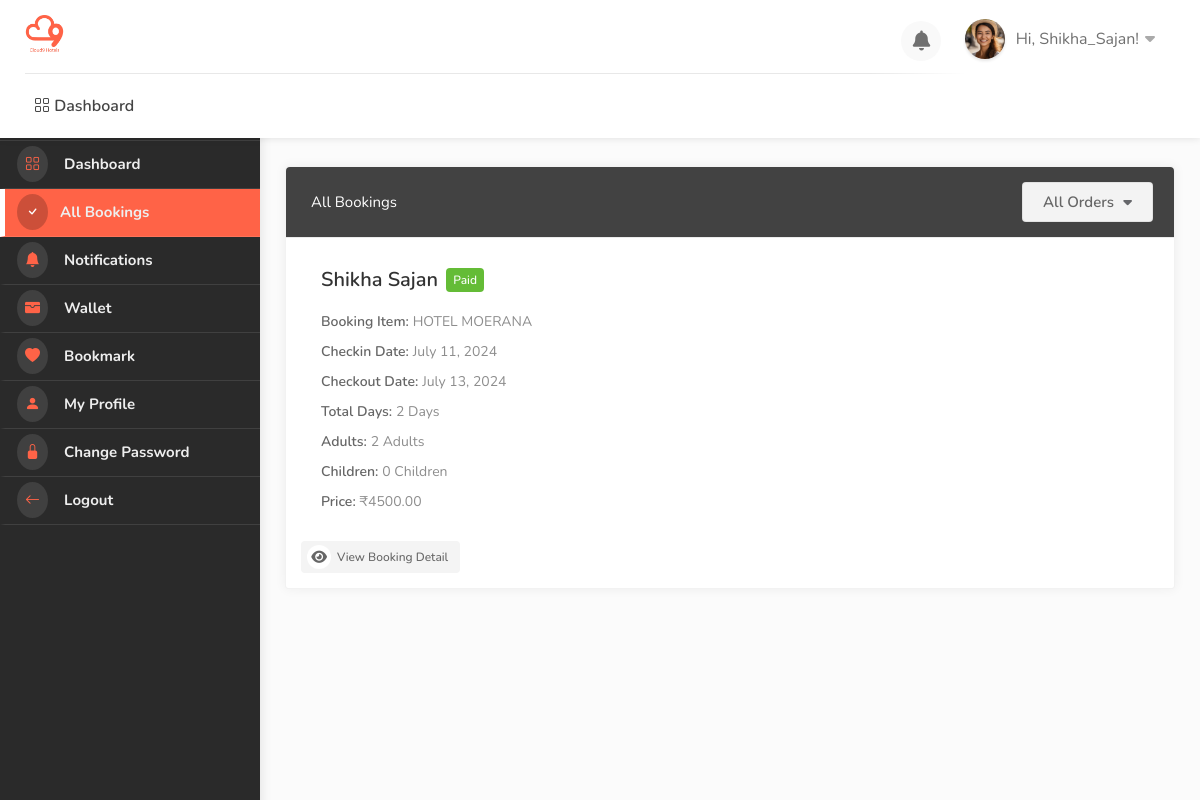
The app's page /dashboard/bookings/ (signed in) with its own data.
### userauths/models.py (models this page shows, shortened)
class User(AbstractUser):
    full_name = models.CharField(max_length=500, null=True, blank=True)
    username = models.CharField(max_length=500, unique=True, null=True, blank=True)
    email = models.EmailField(unique=True)
    phone = models.CharField(max_length=100, null=True, blank=True)
    gender = models.CharField(max_length=20, choices=GENDER, default="Male")
    otp = models.CharField(max_length=100, null=True, blank=True)
    USERNAME_FIELD = 'email'
    REQUIRED_FIELDS = ['username']

class Profile(models.Model):
    pid = ShortUUIDField(length=7, max_length=25, alphabet="abcdefghijklmnopqrstuvwxyz123")
    image = models.FileField(upload_to=user_directory_path, default="default.jpg", null=True, blank=True)
    user = models.OneToOneField(User, on_delete=models.CASCADE)
    full_name = models.CharField(max_length=500, null=True, blank=True)
    phone = models.CharField(max_length=100, null=True, blank=True)
    gender = models.CharField(max_length=20, choices=GENDER, default="Male")
    address = models.CharField(max_length=100, null=True, blank=True)
    city = models.CharField(max_length=100, null=True, blank=True)
    state = models.CharField(max_length=100, null=True, blank=True)
    country = models.CharField(max_length=1000, null=True, blank=True)
    identity_type = models.CharField(max_length=200, choices=IDENTITY_TYPE, null=True, blank=True)
    identity_image = models.FileField(upload_to=user_directory_path, default="id.jpg", null=True, blank=True)
    facebook = models.URLField(default="https://facebook.com/", null=True, blank=True)
    twitter = models.URLField(default="https://twitter.com/", null=True, blank=True)
    wallet = models.DecimalField(max_digits=12, decimal_places=2, default=0.00)
    verified = models.BooleanField(default=False)
    date = models.DateTimeField(auto_now_add=True)
    class Meta:
        ordering = ['-date']

### hotel/models.py (models this page shows, shortened)
class Booking(models.Model):
    user = models.ForeignKey(User, on_delete=models.SET_NULL, null=True, blank=True)
    payment_status = models.CharField(max_length=100, choices=PAYMENT_STATUS)
    coupons = models.ManyToManyField("hotel.Coupon", blank=True)
    full_name = models.CharField(max_length=1000)
    email = models.EmailField(max_length=1000)
    phone = models.CharField(max_length=1000)
    hotel = models.ForeignKey(Hotel, on_delete=models.SET_NULL, null=True, blank=True)
    room_type = models.ForeignKey(RoomType, on_delete=models.SET_NULL, null=True, blank=True)
    room = models.ManyToManyField(Room)
    before_discount = models.DecimalField(max_digits=12, decimal_places=2, default=0.00)
    total = models.DecimalField(max_digits=12, decimal_places=2, default=0.00)
    saved = models.DecimalField(max_digits=12, decimal_places=2, default=0.00)
    check_in_date = models.DateField()
    check_out_date = models.DateField()
    total_days = models.PositiveIntegerField(default=0)
    num_adults = models.PositiveIntegerField(default=1)
    num_children = models.PositiveIntegerField(default=0)
    checked_in = models.BooleanField(default=False)
    checked_out = models.BooleanField(default=False)
    is_active = models.BooleanField(default=False)
    checked_in_tracker = models.BooleanField(default=False)
    checked_out_tracker = models.BooleanField(default=False)
    date = models.DateTimeField(auto_now_add=True)
    stripe_payment_intent = models.CharField(max_length=1000, null=True, blank=True)
    success_id = ShortUUIDField(length=10, max_length=20, alphabet="abcdefghijklmnopqrstuvwxyz", null=True, blank=True)
    booking_id = ShortUUIDField(unique=True, length=10, max_length=20, alphabet="abcdefghijklmnopqrstuvwxyz")

class Hotel(models.Model):
    user = models.ForeignKey(User, on_delete=models.SET_NULL, null=True)
    name = models.CharField(max_length=100)
    description = CKEditor5Field(null=True, blank=True, config_name='extends')
    image = models.FileField(upload_to="hotel_gallery")
    address = models.CharField(max_length=200)
    mobile = models.CharField(max_length=200)
    email = models.EmailField(max_length=100)
    status = models.CharField(max_length=20, choices=HOTEL_STATUS, default="Live")
    tags = TaggableManager(blank=True)
    views = models.IntegerField(default=0)
    featured = models.BooleanField(default=False)
    hid = ShortUUIDField(unique=True, length=10, max_length=20, alphabet="abcdefghijklmnopqrstuvwxyz")
    slug = models.SlugField(unique=True)
    date = models.DateTimeField(auto_now_add=True)
    def hotel_gallery(self):
        return HotelGallery.objects.filter(hotel=self)

### user_dashboard/views.py (the view)
# urls.py: path("bookings/", views.bookings, name="bookings"),
@login_required
def bookings(request):
    bookings = Booking.objects.filter(user=request.user, payment_status="paid")
    context = {
        "bookings": bookings,
    }
    return render(request, "user_dashboard/bookings.html", context)

### templates/user_dashboard/bookings.html (shortened to what this page needs)
{% extends 'partials/dashboard_base.html' %}
{% load static %}
{% block content %}
    <div id="dashboard">
        {% include 'partials/dashboard_sidebar.html' %}
        <div class="utf_dashboard_content">
            <div class="row">
                <div class="col-lg-12 col-md-12">
                  <div class="utf_dashboard_list_box margin-top-0">
                    <div class="sort-by my_sort_by">
                        <div class="utf_sort_by_select_item">
                          <select data-placeholder="All Listing" class="utf_chosen_select_single">
                            <option>All Orders</option>
                          </select>
                        </div>
                    </div>
                    <h4>All Bookings</h4>
                    <ul>
                        {% for b in bookings %}
                            <li class="utf_approved_booking_listing">
                                <div class="utf_list_box_listing_item bookings">
                                <div class="utf_list_box_listing_item_content">
                                    <div class="inner">
                                    <h3>{{b.full_name|title}} <span class="utf_booking_listing_status">{{b.payment_status|title}}</span></h3>
                                    <div class="utf_inner_booking_listing_list">
                                        <h5>Booking Item: </h5>
                                        <ul class="utf_booking_listing_list">
                                        <li>{{b.hotel.name}}</li>
                                        </ul>
                                    </div>
                                    <div class="utf_inner_booking_listing_list">
                                        <h5>Checkin Date:</h5>
                                        <ul class="utf_booking_listing_list">
                                          <li class="highlighted">{{b.check_in_date}}</li>
                                        </ul>
                                      </div>
                                      <div class="utf_inner_booking_listing_list">
                                        <h5>Checkout Date:</h5>
                                        <ul class="utf_booking_listing_list">
                                          <li class="highlighted">{{b.check_out_date}}</li>
                                        </ul>
                                      </div>
                                      <div class="utf_inner_booking_listing_list">
                                        <h5>Total Days:</h5>
                                        <ul class="utf_booking_listing_list">
                                          <li class="highlighted">{{ b.total_days }} Days</li>
                                        </ul>
                                      </div>
                                      <div class="utf_inner_booking_listing_list">
                                        <h5>Adults:</h5>
                                        <ul class="utf_booking_listing_list">
                                          <li class="highlighted">{{ b.num_adults }} Adults</li>
                                        </ul>
                                      </div>
                                      <div class="utf_inner_booking_listing_list">
                                        <h5>Children:</h5>
                                        <ul class="utf_booking_listing_list">
                                          <li class="highlighted">{{ b.num_children }} Children</li>
                                        </ul>
                                      </div>
                                    <div class="utf_inner_booking_listing_list">
                                        <h5>Price:</h5>
                                        <ul class="utf_booking_listing_list">
                                            <li class="highlighted">₹{{b.total|floatformat:2}}</li>
                                        </ul>
                                    </div>
                                    </div>
                                </div>
                                </div>
                                <div class=""> <a href="{% url 'user_dashboard:booking_detail' b.booking_id %}" class="button gray reject"><i class="fas fa-eye"></i> View Booking Detail</a> </div>
                            </li>
                        {% endfor %}
                    </ul>
                  </div>
                </div>
              </div>
        </div>
    </div>
{% endblock content %}

### templates/partials/dashboard_base.html (shortened to what this page needs)
{% load static %}
<!DOCTYPE html>
<html lang="zxx">
<head>
    <link rel="stylesheet" href="{% static 'css/stylesheet.css' %}">
    <link rel="stylesheet" href="{% static 'css/mmenu.css' %}">
    <link rel="stylesheet" href="{% static 'css/perfect-scrollbar.css' %}">
    <link rel="stylesheet" href="{% static 'css/style.css' %}" id="colors">
    <link rel="stylesheet" href="https://cdn.jsdelivr.net/npm/bootstrap-icons@1.10.5/font/bootstrap-icons.css">
    <link rel="stylesheet" href="https://cdnjs.cloudflare.com/ajax/libs/font-awesome/4.7.0/css/font-awesome.css" />
    <link rel="stylesheet" href="https://cdnjs.cloudflare.com/ajax/libs/font-awesome/6.0.0/css/all.min.css" />
    <link rel="stylesheet" href="https://cdn.jsdelivr.net/npm/@mdi/font@7.2.96/css/materialdesignicons.min.css">
    <link href='https://unpkg.com/boxicons@2.1.4/css/boxicons.min.css' rel='stylesheet'>
    <link rel="stylesheet" href="https://cdn.jsdelivr.net/npm/remixicon-ligatures@2.5.0/fonts/remixicon.min.css">
    <link href="https://cdn.jsdelivr.net/npm/remixicon@2.2.0/fonts/remixicon.css" rel="stylesheet">
</head>
<body>
    <div id="main_wrapper">
        <header id="header_part" class="fixed fullwidth_block dashboard">
            <div id="header" class="not-sticky">
                <div class="container">
                    <div class="utf_left_side">
                        <div id="logo"> <a href="{% url 'user_dashboard:dashboard' %}"><img src="{% static 'images/logo.png' %}" alt=""></a> </div>
                        <nav id="navigation" class="style_one">
                            <ul id="responsive">
                                <li><a href="{% url 'user_dashboard:dashboard' %}"> <i class="bi bi-grid"></i> Dashboard</a></li>
                            </ul>
                        </nav>
                        <div class="clearfix"></div>
                    </div>
                    <div class="utf_right_side">
                        <div class="header_widget">
                            <div class="dashboard_header_button_item {% if noti %} has-noti {% endif %} js-item-menu">
                                <i class="fas fa-bell"></i>
                            </div>
                            <div class="utf_user_menu">
                                <div class="utf_user_name"><span><img src="{{request.user.profile.image.url}}" alt=""></span>Hi, {{request.user.username|title}}!</div>
                            </div>
                        </div>
                    </div>
                </div>
            </div>
        </header>
        {% block content %}
        {% endblock content %}
    </div>
</body>
</html>

### static/css/mmenu.css (style rules this page uses)
:root { --mm-line-height: 20px; --mm-listitem-size: 44px; --mm-navbar-size: 44px; --mm-offset-top: 0; --mm-offset-right: 0; --mm-offset-bottom: 0; --mm-offset-left: 0; --mm-color-border: rgba(0, 0, 0, 0.1); --mm-color-button: rgba(0, 0, 0, 0.3); --mm-color-text: rgba(0, 0, 0, 0.75); --mm-color-text-dimmed: rgba(0, 0, 0, 0.3); --mm-color-background: #f3f3f3; --mm-color-background-highlight: rgba(0, 0, 0, 0.05); --mm-color-background-emphasis: rgba(255, 255, 255, 0.4); --mm-shadow: 0 0 10px rgba(0, 0, 0, 0.3) }

### static/css/style.css (style rules this page uses)
body { color: #707070; font-size: 15px; line-height: 28px; background-color: #fff; }
body, h1, h2, h3, h4, h5, h6, input[type="text"], input[type="password"], input[type="email"], textarea, select, input[type="button"], input[type="submit"], button, #tiptip_content, .map-box p, .map-box div, .numerical-rating .utf_counter_star_rating, body .nav_responsive i.menu-trigger:after { font-family: 'Nunito', sans-serif; text-transform: none; }
h1, h2, h3, h4, h5, h6 { color: #323232; }
* { margin: 0px; padding: 0px; box-sizing: border-box; }
ul, li { margin: 0px; list-style-type: none; }

### records on screen
User: user.profile.image (picture), user.username "Shikha_Sajan"
Booking: full_name "Shikha Sajan", payment_status "Paid", hotel.name "HOTEL MOERANA", check_in_date "July 11, 2024", check_out_date "July 13, 2024", total_days "2", num_adults "2", num_children "0", total "4500.00"
